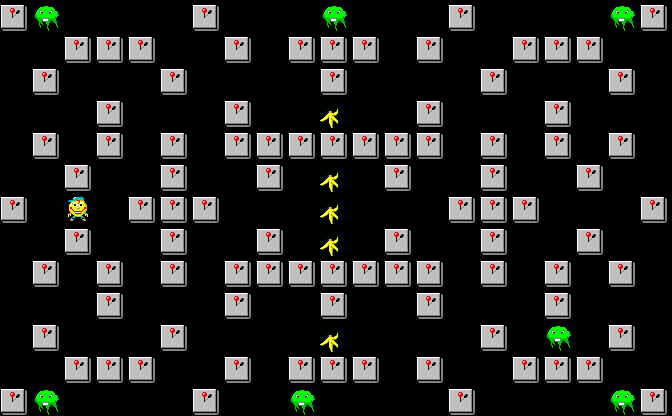

A level layout from a 2D game, rendered from its tile map. Below: a short description, then the map file with its tile-grid data intact:
An orthogonal 21x13 tile map with 32x32 px tiles, 1 tile layer (Tile Layer 1).

<map version="1.9" tiledversion="1.9.1" orientation="orthogonal" renderorder="right-down" width="21" height="13" tilewidth="32" tileheight="32" infinite="0" nextlayerid="2" nextobjectid="1">
 <tileset firstgid="1" source="banania.tsx" />
 <layer id="1" name="Tile Layer 1" width="21" height="13">
  <data encoding="csv">
3, 10, 0, 0, 0, 0, 3, 0, 0, 0, 10, 0, 0, 0, 3, 0, 0, 0, 0, 10, 3
, 0, 0, 3, 3, 3, 0, 0, 3, 0, 3, 3, 3, 0, 3, 0, 0, 3, 3, 3, 0, 0
, 0, 3, 0, 0, 0, 3, 0, 0, 0, 0, 3, 0, 0, 0, 0, 3, 0, 0, 0, 3, 0
, 0, 0, 0, 3, 0, 0, 0, 3, 0, 0, 4, 0, 0, 3, 0, 0, 0, 3, 0, 0, 0
, 0, 3, 0, 3, 0, 3, 0, 3, 3, 3, 3, 3, 3, 3, 0, 3, 0, 3, 0, 3, 0
, 0, 0, 3, 0, 0, 3, 0, 0, 3, 0, 4, 0, 3, 0, 0, 3, 0, 0, 3, 0, 0
, 3, 0, 1, 0, 3, 3, 3, 0, 0, 0, 4, 0, 0, 0, 3, 3, 3, 0, 0, 0, 3
, 0, 0, 3, 0, 0, 3, 0, 0, 3, 0, 4, 0, 3, 0, 0, 3, 0, 0, 3, 0, 0
, 0, 3, 0, 3, 0, 3, 0, 3, 3, 3, 3, 3, 3, 3, 0, 3, 0, 3, 0, 3, 0
, 0, 0, 0, 3, 0, 0, 0, 3, 0, 0, 3, 0, 0, 3, 0, 0, 0, 3, 0, 0, 0
, 0, 3, 0, 0, 0, 3, 0, 0, 0, 0, 4, 0, 0, 0, 0, 3, 0, 10, 0, 3, 0
, 0, 0, 3, 3, 3, 0, 0, 3, 0, 3, 3, 3, 0, 3, 0, 0, 3, 3, 3, 0, 0
, 3, 10, 0, 0, 0, 0, 3, 0, 0, 10, 0, 0, 0, 0, 3, 0, 0, 0, 0, 10, 3
</data>
 </layer>
</map>
